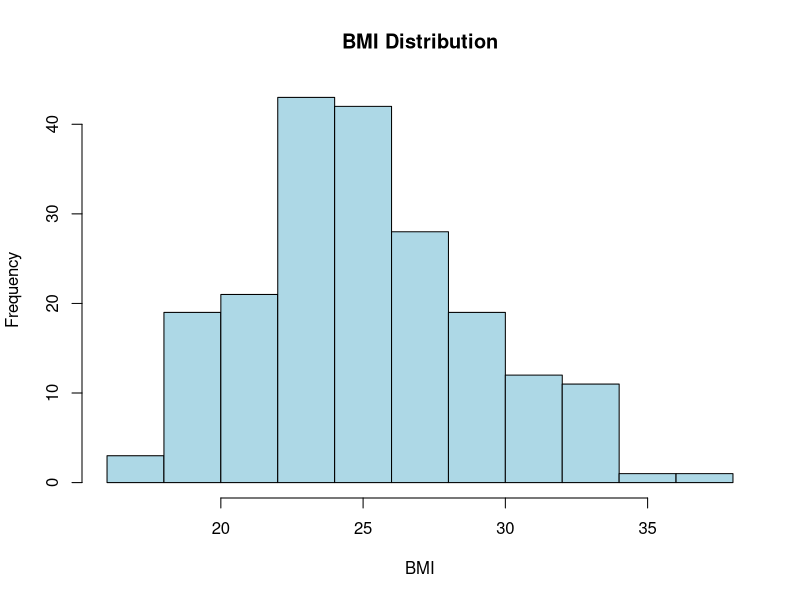
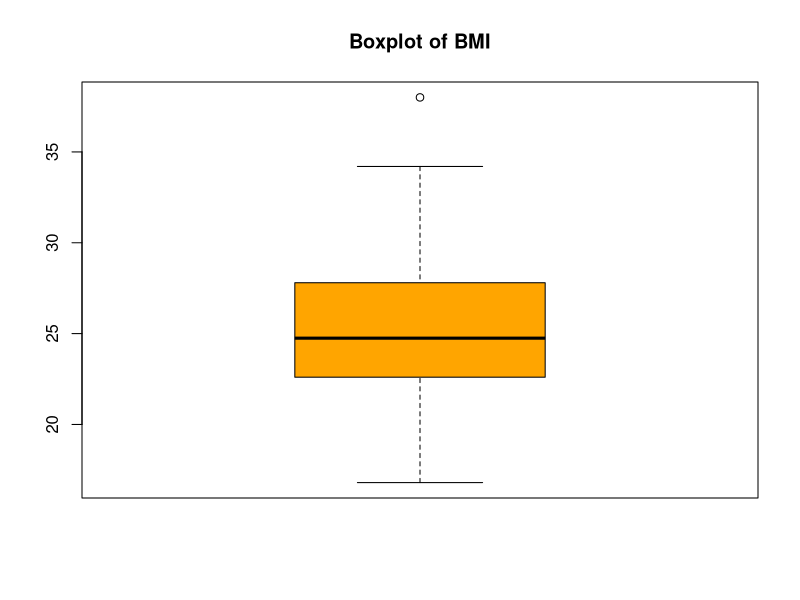
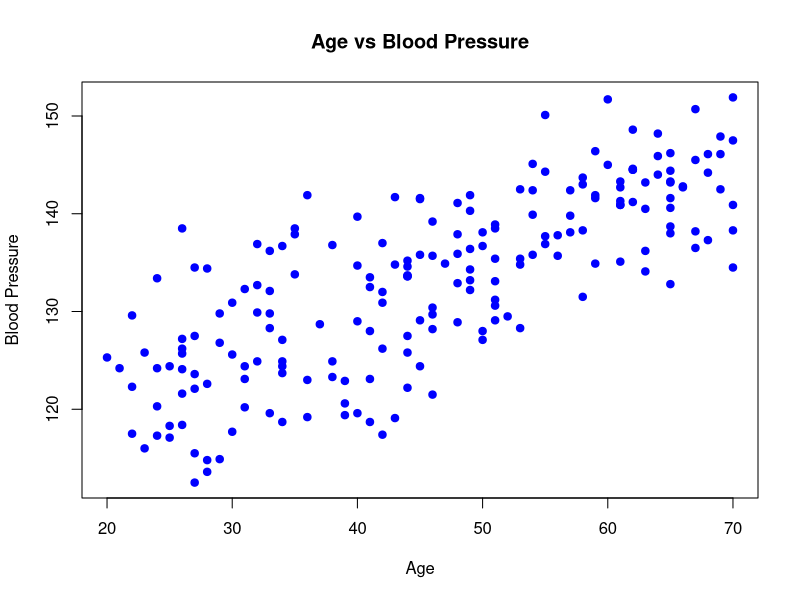
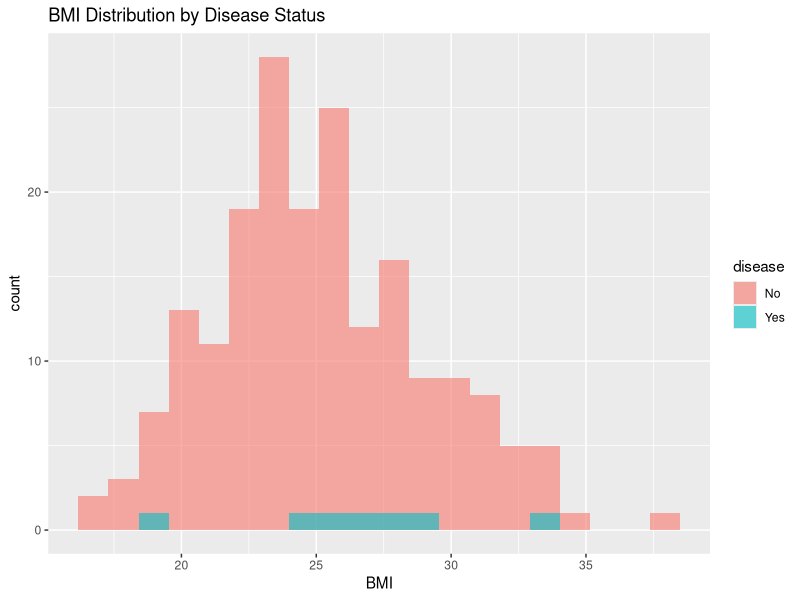
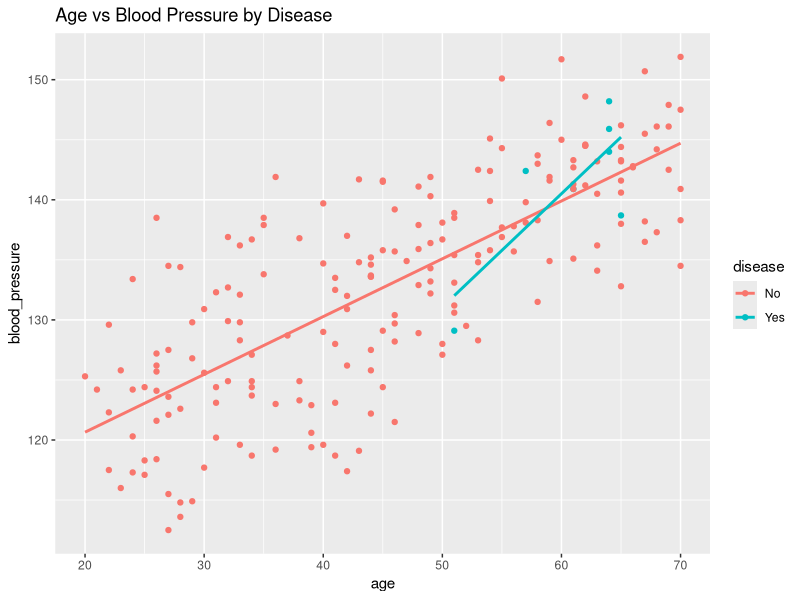
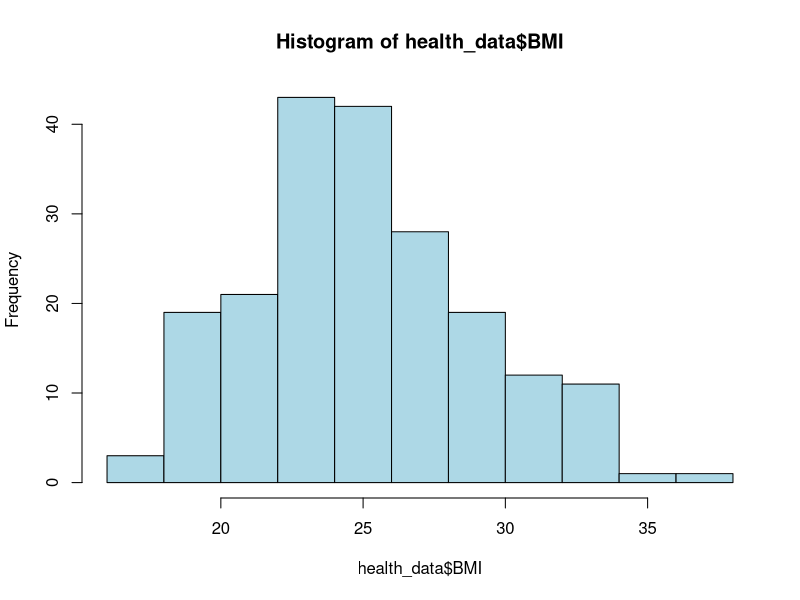
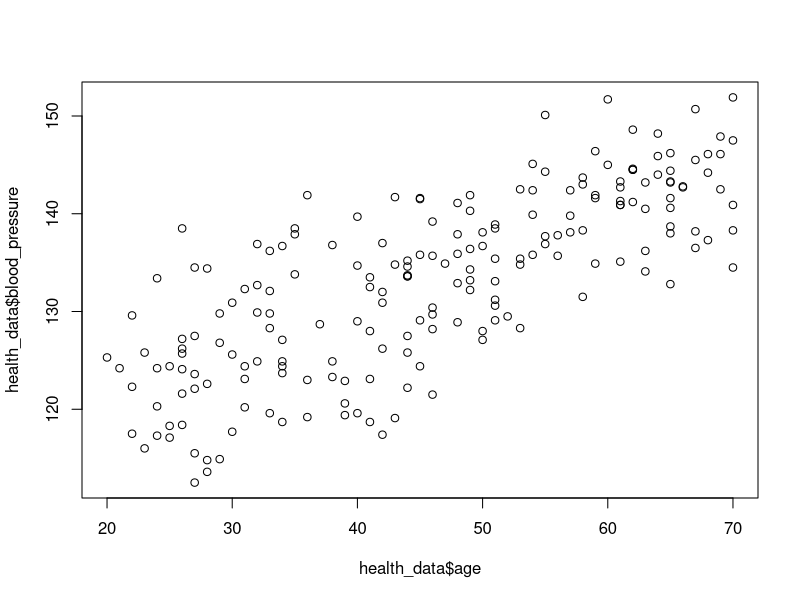

Reproduce these figures in R, in order.
# =====================================================
# HEALTHCARE DATA AND DISEASE RISK ANALYSIS
# =====================================================

set.seed(123)

# Generate Sample Data (200 Patients)
n <- 200

age <- sample(20:70, n, replace = TRUE)
BMI <- round(rnorm(n, 25, 4), 1)
blood_pressure <- round(90 + 0.5*age + 0.8*BMI + rnorm(n, 0, 5), 1)

# Disease Probability (Logistic Model Simulation)
prob_disease <- 1 / (1 + exp(-(-8 + 0.05*age + 0.1*BMI)))
disease <- ifelse(runif(n) < prob_disease, "Yes", "No")

health_data <- data.frame(age, BMI, blood_pressure, disease)

# -----------------------------------------------------
# 1. Histogram and Boxplot (BMI)
# -----------------------------------------------------

hist(health_data$BMI,
     main="BMI Distribution",
     xlab="BMI",
     col="lightblue")

boxplot(health_data$BMI,
        main="Boxplot of BMI",
        col="orange")

# -----------------------------------------------------
# 2. Scatter Plot (Age vs Blood Pressure)
# -----------------------------------------------------

plot(health_data$age, health_data$blood_pressure,
     main="Age vs Blood Pressure",
     xlab="Age",
     ylab="Blood Pressure",
     col="blue",
     pch=19)

# -----------------------------------------------------
# 3. Multiple Linear Regression
# Predict Blood Pressure using Age & BMI
# -----------------------------------------------------

linear_model <- lm(blood_pressure ~ age + BMI, data=health_data)
summary(linear_model)

# -----------------------------------------------------
# 4. Logistic Regression
# Predict Disease (Yes/No)
# -----------------------------------------------------

health_data$disease_binary <- ifelse(health_data$disease=="Yes",1,0)

logistic_model <- glm(disease_binary ~ age + BMI,
                      data=health_data,
                      family=binomial)

summary(logistic_model)

# -----------------------------------------------------
# 5. Odds Ratios
# -----------------------------------------------------

odds_ratios <- exp(coef(logistic_model))
print("Odds Ratios:")
print(odds_ratios)

# -----------------------------------------------------
# 6. Advanced Visualization using ggplot2
# -----------------------------------------------------

install.packages("ggplot2")  # Run once if not installed
library(ggplot2)

ggplot(health_data, aes(x=BMI, fill=disease)) +
  geom_histogram(alpha=0.6, position="identity", bins=20) +
  labs(title="BMI Distribution by Disease Status")

ggplot(health_data, aes(x=age, y=blood_pressure, color=disease)) +
  geom_point() +
  geom_smooth(method="lm", se=FALSE) +
  labs(title="Age vs Blood Pressure by Disease")

# -----------------------------------------------------
# 7. Save Graphs
# -----------------------------------------------------

png("BMI_Histogram.png")
hist(health_data$BMI, col="lightblue")
dev.off()

png("Age_BP_Scatter.png")
plot(health_data$age, health_data$blood_pressure)
dev.off()

cat("Graphs Saved Successfully!")
